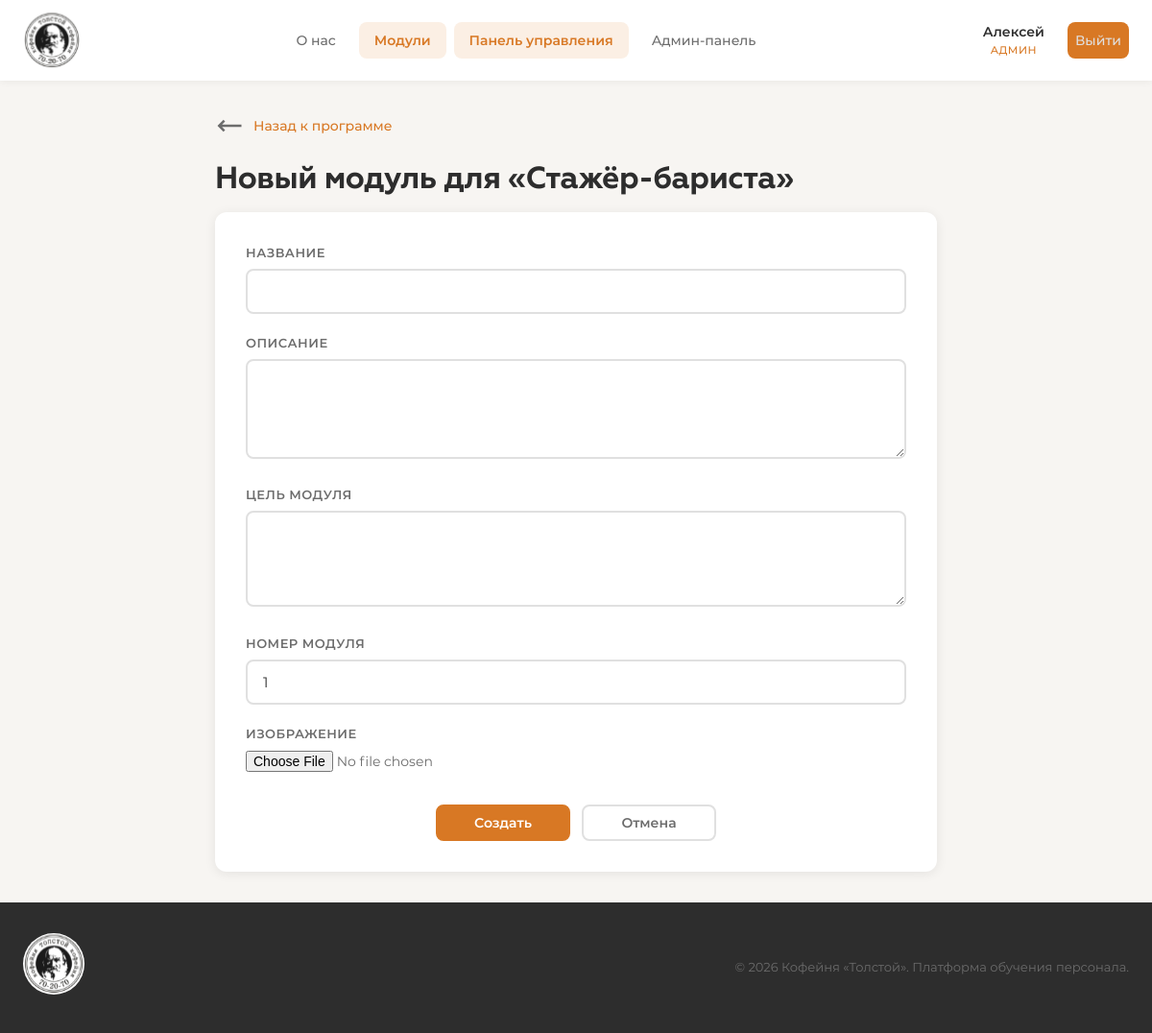
Page /dashboard/programs/1/modules/create/ (signed in) on the committed database.
### accounts/models.py (models this page shows, shortened)
class User(AbstractUser):
    ROLE_CHOICES = [
        ('trainee_barista', 'Стажёр-бариста'),
        ('barista', 'Бариста'),
        ('senior_barista', 'Старший бариста'),
        ('cook', 'Повар'),
        ('manager', 'Менеджер'),
        ('admin', 'Администратор'),
    ]
    role = models.CharField(
        max_length=20,
        choices=ROLE_CHOICES,
        default='trainee_barista',
        verbose_name='Роль'
    )
    must_change_password = models.BooleanField(
        default=True,
        verbose_name='Требуется смена пароля'
    )
    avatar = models.ImageField(
        upload_to='avatars/',
        blank=True,
        null=True,
        verbose_name='Аватар'
    )
    phone = models.CharField(
        max_length=20,
        blank=True,
        verbose_name='Телефон'
    )
    bio = models.TextField(
        blank=True,
        verbose_name='О себе'
    )
    date_hired = models.DateField(
        blank=True,
        null=True,
        verbose_name='Дата приёма на работу'
    )
    class Meta:
        verbose_name = 'Пользователь'
        verbose_name_plural = 'Пользователи'
    @property
    def is_admin(self):
        return self.role == 'admin' or self.is_superuser
    def get_role_display_short(self):
        role_map = {
            'trainee_barista': 'Стажёр',
            'barista': 'Бариста',
            'senior_barista': 'Ст. бариста',
            'cook': 'Повар',
            'manager': 'Менеджер',
            'admin': 'Админ',
        }
        return role_map.get(self.role, self.role)

### training/models.py (models this page shows, shortened)
class Program(models.Model):
    ROLE_CHOICES = [
        ('trainee_barista', 'Стажёр-бариста'),
        ('barista', 'Бариста'),
        ('senior_barista', 'Старший бариста'),
        ('cook', 'Повар'),
        ('manager', 'Менеджер'),
    ]
    name = models.CharField(max_length=200, verbose_name='Название программы')
    role = models.CharField(
        max_length=20,
        choices=ROLE_CHOICES,
        unique=True,
        verbose_name='Роль'
    )
    description = models.TextField(blank=True, verbose_name='Описание')
    image = models.ImageField(
        upload_to='programs/',
        blank=True,
        null=True,
        verbose_name='Изображение'
    )
    order = models.PositiveIntegerField(default=0, verbose_name='Номер программы')
    created_at = models.DateTimeField(auto_now_add=True, verbose_name='Дата создания')
    class Meta:
        verbose_name = 'Программа обучения'
        verbose_name_plural = 'Программы обучения'
        ordering = ['order', '-created_at']

### dashboard/views.py (the view)
    @login_required
    def wrapper(request, *args, **kwargs):
        if not request.user.is_admin:
            messages.error(request, 'Доступ запрещён.')
            return redirect('training:about')
        return view_func(request, *args, **kwargs)

### dashboard/views.py (called while the page is built, shortened)
def admin_required(view_func):
    @login_required
    def wrapper(request, *args, **kwargs):
        if not request.user.is_admin:
            messages.error(request, 'Доступ запрещён.')
            return redirect('training:about')
        return view_func(request, *args, **kwargs)
    wrapper.__name__ = view_func.__name__
    return wrapper

@admin_required
def module_create(request, program_id):
    program = get_object_or_404(Program, id=program_id)
    return render(request, 'dashboard/module_create.html', {'program': program})

### dashboard/templates/dashboard/module_create.html (shortened to what this page needs)
{% extends "base.html" %}
{% load static %}
{% block content %}
<div class="container container-narrow">
    <div class="arrow-block">
         <a href="{% url 'dashboard:program_edit' program.id %}" class="back-link"><img src="{% static "images/arrow-left.svg" %}" class="icon-img"> Назад к программе</a>
    </div>
    <h1 class="page-title">Новый модуль для «{{ program.name }}»</h1>
    <form method="post" enctype="multipart/form-data" class="edit-form">
        <div class="form-group">
            <label class="form-label">Название</label>
            <input type="text" name="name" class="form-input" required>
        </div>
        <div class="form-group">
            <label class="form-label">Описание</label>
            <textarea name="description" class="form-textarea" rows="4"></textarea>
        </div>
        <div class="form-group">
            <label class="form-label">Цель модуля</label>
            <textarea name="goal" class="form-textarea" rows="3"></textarea>
        </div>
        <div class="form-group">
            <label class="form-label">Номер модуля</label>
            <input type="number" name="order" class="form-input" value="1" min="1">
        </div>
        <div class="form-group">
            <label class="form-label">Изображение</label>
            <input type="file" name="image" class="form-file" accept="image/*">
        </div>
        <div class="form-actions">
            <button type="submit" class="btn btn-primary">Создать</button>
            <a href="{% url 'dashboard:program_edit' program.id %}" class="btn btn-outline">Отмена</a>
        </div>
    </form>
</div>
{% endblock %}

### templates/base.html (shortened to what this page needs)
{% load static %}
<!DOCTYPE html>
<html lang="ru">
<head>
    <link rel="stylesheet" href="{% static 'css/style.css' %}">
</head>
<body>
    {% if user.is_authenticated and not user.must_change_password or user.is_admin %}
    <nav class="navbar">
        <div class="nav-container">
            <a href="{% url 'training:about' %}" class="nav-logo">
                <img src="{% static "images/logo.svg" %}" class="logo-img">
            </a>
            <div class="nav-links" id="nav-links">
                <a href="{% url 'training:about' %}" class="nav-link {% if request.resolver_match.url_name == 'about' %}active{% endif %}">
                    О нас
                </a>
                <a href="{% url 'training:modules' %}" class="nav-link {% if 'modules' in request.path or 'lessons' in request.path %}active{% endif %}">
                    Модули
                </a>
                {% if user.is_admin %}
                <a href="{% url 'dashboard:index' %}" class="nav-link {% if 'dashboard' in request.path %}active{% endif %}">
                    Панель управления
                </a>
                <a href="{% url 'admin:index' %}" class="nav-link {% if 'django-admin' in request.path %}active{% endif %}">
                    Админ-панель
                </a>
                {% endif %}
            </div>
            <div class="nav-user" id="nav-user">
                <a href="{% url 'accounts:profile' %}" class="user-btn">
                    <span class="user-name">{{ user.first_name|default:user.username }}</span>
                    <span class="user-role">{{ user.get_role_display_short }}</span>
                </a>
                <a href="{% url 'accounts:logout' %}" class="logout-btn" title="Выйти">
                    Выйти
                </a>
            </div>
        </div>
    </nav>
    {% endif %}
    <main class="main-content">
        {% block content %}{% endblock %}
    </main>
    {% if user.is_authenticated and not user.must_change_password or user.is_admin %}
    <footer class="footer">
        <div class="footer-container">
            <div class="footer-brand">
                <img src="{% static "images/logo.svg" %}" class="logo-img-footer">
            </div>
            <p class="footer-text">© 2026 Кофейня «Толстой». Платформа обучения персонала.</p>
        </div>
    </footer>
    {% endif %}
</body>
</html>

### static/css/style.css (style rules this page uses)
:root { --gray: #6C6C6C; --orange: #D87824; --green: #247E56; --light: #E0E0E0; --white: #FFFFFF; --dark: #2D2D2D; --bg: #F7F5F2; --card-bg: #FFFFFF; --shadow: 0 2px 12px rgba(0, 0, 0, 0.08); --shadow-hover: 0 6px 24px rgba(0, 0, 0, 0.12); --radius: 12px; --radius-sm: 8px; --transition: all 0.3s ease; --font-main: 'Montserrat', sans-serif; --font-accent: 'Geometria', 'Montserrat', sans-serif; }
*, *::before, *::after { margin: 0; padding: 0; box-sizing: border-box; }
html { scroll-behavior: smooth; }
body { font-family: var(--font-main); font-size: 16px; line-height: 1.6; color: var(--dark); background-color: var(--bg); min-height: 100vh; display: flex; flex-direction: column; }
a { text-decoration: none; color: inherit; transition: var(--transition); }
.navbar { background: var(--white); box-shadow: 0 1px 8px rgba(0, 0, 0, 0.06); position: sticky; top: 0; z-index: 1000; padding: 10px 0; }
.nav-container { max-width: 1200px; margin: 0 auto; padding: 0 24px; display: flex; align-items: center; justify-content: space-between; height: 64px; }
.nav-logo { display: flex; align-items: baseline; gap: 6px; }
.nav-links { display: flex; gap: 8px; }
.nav-link { font-family: var(--font-main); font-size: 14px; font-weight: 500; color: var(--gray); padding: 8px 16px; border-radius: var(--radius-sm); transition: var(--transition); }
.nav-link.active { color: var(--orange); background: rgba(216, 120, 36, 0.12); font-weight: 600; }
.nav-user { display: flex; align-items: center; gap: 12px; }
.user-btn { display: flex; flex-direction: column; align-items: center; padding: 6px 12px; border-radius: var(--radius-sm); transition: var(--transition); }
.user-name { font-size: 14px; font-weight: 600; color: var(--dark); }
.user-role { font-size: 11px; font-weight: 500; color: var(--orange); text-transform: uppercase; letter-spacing: 0.5px; }
.logout-btn { font-size: 14px; color: var(--light); padding: 8px; background-color: var(--orange); border-radius: var(--radius-sm); transition: var(--transition); display: flex; align-items: center; justify-content: center; font-weight: 500; }
.container { max-width: 1200px; margin: 0 auto; padding: 32px 24px; }
.container-narrow { max-width: 800px; }
.main-content { flex: 1; }
.page-title { font-family: var(--font-accent); font-size: 32px; font-weight: 700; color: var(--dark); margin-bottom: 8px; letter-spacing: -0.5px; }
.back-link { display: flex; align-items: center; font-size: 14px; font-weight: 500; color: var(--orange); margin-bottom: 16px; transition: var(--transition); }
.btn { display: inline-flex; align-items: center; justify-content: center; font-family: var(--font-main); font-size: 14px; font-weight: 600; padding: 10px 24px; border-radius: var(--radius-sm); border: 2px solid transparent; cursor: pointer; transition: var(--transition); text-align: center; gap: 8px; margin-top: 8px; line-height: 1; }
.btn-primary { background: var(--orange); color: var(--white); border-color: var(--orange); }
.btn-outline { background: transparent; color: var(--gray); border-color: var(--light); text-decoration: none; }
.form-group { margin-bottom: 20px; }
.form-label { display: block; font-size: 13px; font-weight: 600; color: var(--gray); margin-bottom: 6px; text-transform: uppercase; letter-spacing: 0.5px; }
.form-input, .form-select, .form-textarea { width: 100%; font-family: var(--font-main); font-size: 15px; padding: 12px 16px; border: 2px solid var(--light); border-radius: var(--radius-sm); background: var(--white); color: var(--dark); transition: var(--transition); outline: none; }
.form-textarea { resize: vertical; min-height: 100px; }
.form-file { font-family: var(--font-main); font-size: 14px; color: var(--gray); }
.form-actions { display: flex; align-items: center; justify-content: center; gap: 12px; margin-top: 24px; }
.form-actions .btn { min-width: 140px; }
.edit-form { background: var(--card-bg); padding: 32px; border-radius: var(--radius); box-shadow: var(--shadow); }
.footer { background: var(--dark); padding: 32px 24px; margin-top: auto; }
.footer-container { max-width: 1200px; margin: 0 auto; display: flex; align-items: center; justify-content: space-between; }
.footer-text { font-size: 13px; color: var(--gray); }
.logo-img { width: 60px; }
.logo-img-footer { width: 64px; }
.icon-img { width: 30px; margin-right: 10px; }
.arrow-block { display: flex; align-items: center; }

### rows in the picture
User: first_name "Алексей", get_role_display_short "АДМИН"
Program: name "Стажёр-бариста"
